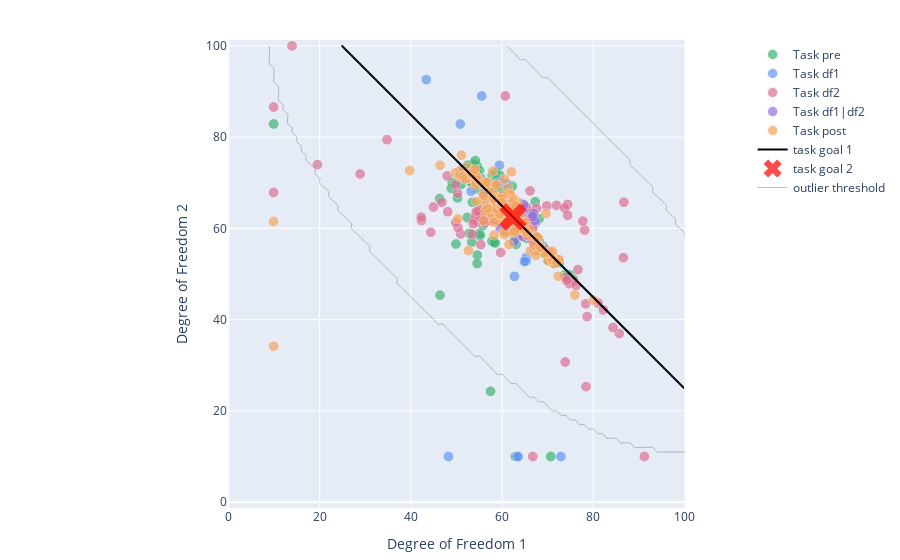

Notebook source saved alongside this figure:
### Markdown cell above
# Plot Pilot Data Set

### Code cell
fig_trials_scatter = plot.generate_trials_figure(df, contour_data=z)
fig_trials_scatter.show()

### Figure 1 — Plotly figure (JSON) as saved in the notebook; plotly's stock layout.template omitted (floating-point values rounded to 4 significant figures; data arrays with more than 128 entries replaced by an {"elided": "..."} marker saying what was removed)
{"data": [{"hoverinfo": "text", "marker": {"color": "mediumseagreen", "line": {"color": "white", "width": 0.5}, "size": 10}, "mode": "markers", "name": "Task pre", "opacity": 0.7, "text": {"elided": "199 str values"}, "type": "scattergl", "x": {"elided": "199 float values"}, "y": {"elided": "199 float values"}}, {"hoverinfo": "text", "marker": {"color": "cornflowerblue", "line": {"color": "white", "width": 0.5}, "size": 10}, "mode": "markers", "name": "Task df1", "opacity": 0.7, "text": ["df1=69.49<br />df2=55.51<br />Sum=125.00<br />Participant 0<br />Session 1<br />Block df1<br />Trial 3", "df1=60.26<br />df2=70.00<br />Sum=130.26<br />Participant 0<br />Session 1<br />Block df1<br />Trial 4", "df1=64.10<br />df2=65.48<br />Sum=129.59<br />Participant 0<br />Session 1<br />Block df1<br />Trial 5", "df1=62.69<br />df2=59.49<br />Sum=122.18<br />Participant 0<br />Session 1<br />Block df1<br />Trial 6", "df1=65.38<br />df2=53.59<br />Sum=118.97<br />Participant 0<br />Session 1<br />Block df1<br />Trial 7", "df1=61.67<br />df2=61.69<br />Sum=123.36<br />Participant 0<br />Session 1<br />Block df1<br />Trial 8", "df1=60.26<br />df2=63.85<br />Sum=124.10<br />Participant 0<br />Session 1<br />Block df1<br />Trial 9", "df1=60.51<br />df2=66.92<br />Sum=127.44<br />Participant 0<br />Session 1<br />Block df1<br />Trial 10", "df1=61.16<br />df2=69.78<br />Sum=130.95<br />Participant 0<br />Session 1<br />Block df1<br />Trial 11", "df1=53.33<br />df2=68.15<br />Sum=121.49<br />Participant 0<br />Session 1<br />Block df1<br />Trial 12", "df1=56.30<br />df2=69.23<br />Sum=125.53<br />Participant 0<br />Session 1<br />Block df1<br />Trial 13", "df1=63.68<br />df2=60.32<br />Sum=124.00<br />Participant 0<br />Session 1<br />Block df1<br />Trial 15", "df1=65.38<br />df2=52.82<br />Sum=118.21<br />Participant 0<br />Session 1<br />Block df1<br />Trial 16", "df1=52.05<br />df2=70.77<br />Sum=122.82<br />Participant 0<br />Session 1<br />Block df1<br />Trial 17", "df1=60.77<br />df2=61.28<br />Sum=122.05<br />Participant 0<br />Session 1<br />Block df1<br />Trial 18", "df1=55.90<br />df2=67.69<br />Sum=123.59<br />Participant 0<br />Session 1<br />Block df1<br />Trial 19", "df1=62.82<br />df2=49.49<br />Sum=112.31<br />Participant 0<br />Session 1<br />Block df1<br />Trial 20", "df1=59.23<br />df2=70.00<br />Sum=129.23<br />Participant 0<br />Session 1<br />Block df1<br />Trial 21", "df1=51.54<br />df2=72.83<br />Sum=124.36<br />Participant 0<br />Session 1<br />Block df1<br />Trial 22", "df1=64.99<br />df2=52.75<br />Sum=117.74<br />Participant 0<br />Session 1<br />Block df1<br />Trial 23", "df1=61.03<br />df2=64.87<br />Sum=125.90<br />Participant 0<br />Session 1<br />Block df1<br />Trial 24", "df1=43.48<br />df2=92.61<br />Sum=136.09<br />Participant 5<br />Session 1<br />Block df1<br />Trial 0", "df1=55.63<br />df2=89.03<br />Sum=144.66<br />Participant 5<br />Session 1<br />Block df1<br />Trial 1", "df1=50.94<br />df2=82.86<br />Sum=133.80<br />Participant 5<br />Session 1<br />Block df1<br />Trial 2", "df1=59.51<br />df2=73.83<br />Sum=133.33<br />Participant 5<br />Session 1<br />Block df1<br />Trial 3", "df1=67.14<br />df2=55.75<br />Sum=122.89<br />Participant 5<br />Session 1<br />Block df1<br />Trial 4", "df1=67.49<br />df2=61.27<br />Sum=128.76<br />Participant 5<br />Session 1<br />Block df1<br />Trial 5", "df1=63.38<br />df2=10.00<br />Sum=73.38<br />Participant 5<br />Session 1<br />Block df1<br />Trial 9", "df1=73.00<br />df2=10.00<br />Sum=83.00<br />Participant 5<br />Session 1<br />Block df1<br />Trial 19", "df1=63.62<br />df2=10.00<br />Sum=73.62<br />Participant 5<br />Session 1<br />Block df1<br />Trial 20", "df1=48.34<br />df2=10.00<br />Sum=58.34<br />Participant 5<br />Session 1<br />Block df1<br />Trial 21", "df1=61.50<br />df2=61.38<br />Sum=122.89<br />Participant 5<br />Session 1<br />Block df1<br />Trial 23"], "type": "scattergl", "x": [69.49, 60.26, 64.1, 62.69, 65.38, 61.67, 60.26, 60.51, 61.16, 53.33, 56.3, 63.68, 65.38, 52.05, 60.77, 55.9, 62.82, 59.23, 51.54, 64.99, 61.03, 43.48, 55.63, 50.94, 59.51, 67.14, 67.49, 63.38, 73.0, 63.62, 48.34, 61.5], "y": [55.51, 70, 65.48, 59.49, 53.59, 61.69, 63.85, 66.92, 69.78, 68.15, 69.23, 60.32, 52.82, 70.77, 61.28, 67.69, 49.49, 70, 72.83, 52.75, 64.87, 92.61, 89.03, 82.86, 73.83, 55.75, 61.27, 10, 10, 10, 10, 61.38]}, {"hoverinfo": "text", "marker": {"color": "palevioletred", "line": {"color": "white", "width": 0.5}, "size": 10}, "mode": "markers", "name": "Task df2", "opacity": 0.7, "text": ["df1=59.18<br />df2=62.22<br />Sum=121.40<br />Participant 1<br />Session 1<br />Block df2<br />Trial 0", "df1=59.31<br />df2=61.60<br />Sum=120.91<br />Participant 1<br />Session 1<br />Block df2<br />Trial 1", "df1=61.87<br />df2=63.80<br />Sum=125.67<br />Participant 1<br />Session 1<br />Block df2<br />Trial 2", "df1=56.32<br />df2=61.69<br />Sum=118.01<br />Participant 1<br />Session 1<br />Block df2<br />Trial 3", "df1=55.40<br />df2=62.39<br />Sum=117.80<br />Participant 1<br />Session 1<br />Block df2<br />Trial 4", "df1=54.66<br />df2=61.43<br />Sum=116.09<br />Participant 1<br />Session 1<br />Block df2<br />Trial 5", "df1=58.00<br />df2=64.15<br />Sum=122.15<br />Participant 1<br />Session 1<br />Block df2<br />Trial 6", "df1=51.00<br />df2=58.77<br />Sum=109.78<br />Participant 1<br />Session 1<br />Block df2<br />Trial 7", "df1=58.70<br />df2=63.45<br />Sum=122.15<br />Participant 1<br />Session 1<br />Block df2<br />Trial 8", "df1=53.96<br />df2=61.89<br />Sum=115.84<br />Participant 1<br />Session 1<br />Block df2<br />Trial 9", "df1=60.46<br />df2=63.27<br />Sum=123.73<br />Participant 1<br />Session 1<br />Block df2<br />Trial 10", "df1=54.34<br />df2=62.92<br />Sum=117.26<br />Participant 1<br />Session 1<br />Block df2<br />Trial 11", "df1=57.56<br />df2=61.69<br />Sum=119.25<br />Participant 1<br />Session 1<br />Block df2<br />Trial 12", "df1=58.09<br />df2=62.57<br />Sum=120.67<br />Participant 1<br />Session 1<br />Block df2<br />Trial 13", "df1=53.57<br />df2=58.70<br />Sum=112.27<br />Participant 1<br />Session 1<br />Block df2<br />Trial 14", "df1=59.19<br />df2=63.63<br />Sum=122.81<br />Participant 1<br />Session 1<br />Block df2<br />Trial 15", "df1=60.55<br />df2=61.78<br />Sum=122.33<br />Participant 1<br />Session 1<br />Block df2<br />Trial 16", "df1=58.53<br />df2=62.92<br />Sum=121.45<br />Participant 1<br />Session 1<br />Block df2<br />Trial 17", "df1=66.70<br />df2=63.27<br />Sum=129.98<br />Participant 1<br />Session 1<br />Block df2<br />Trial 19", "df1=55.89<br />df2=61.53<br />Sum=117.42<br />Participant 1<br />Session 1<br />Block df2<br />Trial 20", "df1=57.12<br />df2=63.45<br />Sum=120.57<br />Participant 1<br />Session 1<br />Block df2<br />Trial 21", "df1=55.43<br />df2=56.45<br />Sum=111.88<br />Participant 1<br />Session 1<br />Block df2<br />Trial 22", "df1=53.78<br />df2=61.03<br />Sum=114.81<br />Participant 1<br />Session 1<br />Block df2<br />Trial 23", "df1=55.36<br />df2=62.57<br />Sum=117.93<br />Participant 1<br />Session 1<br />Block df2<br />Trial 24", "df1=45.05<br />df2=64.67<br />Sum=109.72<br />Participant 2<br />Session 1<br />Block df2<br />Trial 0", "df1=44.47<br />df2=59.14<br />Sum=103.61<br />Participant 2<br />Session 1<br />Block df2<br />Trial 1", "df1=42.44<br />df2=61.74<br />Sum=104.18<br />Participant 2<br />Session 1<br />Block df2<br />Trial 2", "df1=60.50<br />df2=60.84<br />Sum=121.33<br />Participant 2<br />Session 1<br />Block df2<br />Trial 3", "df1=60.61<br />df2=63.54<br />Sum=124.15<br />Participant 2<br />Session 1<br />Block df2<br />Trial 4", "df1=66.84<br />df2=10.00<br />Sum=76.84<br />Participant 2<br />Session 1<br />Block df2<br />Trial 5", "df1=57.67<br />df2=63.20<br />Sum=120.88<br />Participant 2<br />Session 1<br />Block df2<br />Trial 6", "df1=55.87<br />df2=64.44<br />Sum=120.31<br />Participant 2<br />Session 1<br />Block df2<br />Trial 7", "df1=57.02<br />df2=63.54<br />Sum=120.56<br />Participant 2<br />Session 1<br />Block df2<br />Trial 8", "df1=61.17<br />df2=63.43<br />Sum=124.60<br />Participant 2<br />Session 1<br />Block df2<br />Trial 9", "df1=57.67<br />df2=63.32<br />Sum=120.99<br />Participant 2<br />Session 1<br />Block df2<br />Trial 10", "df1=56.32<br />df2=61.28<br />Sum=117.61<br />Participant 2<br />Session 1<br />Block df2<br />Trial 11", "df1=56.78<br />df2=62.81<br />Sum=119.59<br />Participant 2<br />Session 1<br />Block df2<br />Trial 12", "df1=78.51<br />df2=25.31<br />Sum=103.83<br />Participant 2<br />Session 1<br />Block df2<br />Trial 13", "df1=66.81<br />df2=60.49<br />Sum=127.30<br />Participant 2<br />Session 1<br />Block df2<br />Trial 14", "df1=64.61<br />df2=62.58<br />Sum=127.19<br />Participant 2<br />Session 1<br />Block df2<br />Trial 15", "df1=58.63<br />df2=63.20<br />Sum=121.83<br />Participant 2<br />Session 1<br />Block df2<br />Trial 16", "df1=60.72<br />df2=62.41<br />Sum=123.13<br />Participant 2<br />Session 1<br />Block df2<br />Trial 17", "df1=59.93<br />df2=62.64<br />Sum=122.57<br />Participant 2<br />Session 1<br />Block df2<br />Trial 18", "df1=60.32<br />df2=62.31<br />Sum=122.63<br />Participant 2<br />Session 1<br />Block df2<br />Trial 19", "df1=58.52<br />df2=61.97<br />Sum=120.49<br />Participant 2<br />Session 1<br />Block df2<br />Trial 20", "df1=91.30<br />df2=10.00<br />Sum=101.30<br />Participant 2<br />Session 1<br />Block df2<br />Trial 21", "df1=63.48<br />df2=61.62<br />Sum=125.11<br />Participant 2<br />Session 1<br />Block df2<br />Trial 22", "df1=62.96<br />df2=61.61<br />Sum=124.57<br />Participant 2<br />Session 1<br />Block df2<br />Trial 23", "df1=73.94<br />df2=30.71<br />Sum=104.65<br />Participant 2<br />Session 1<br />Block df2<br />Trial 24", "df1=46.89<br />df2=65.73<br />Sum=112.62<br />Participant 3<br />Session 1<br />Block df2<br />Trial 0", "df1=28.97<br />df2=71.92<br />Sum=100.89<br />Participant 3<br />Session 1<br />Block df2<br />Trial 1", "df1=60.79<br />df2=89.02<br />Sum=149.82<br />Participant 3<br />Session 1<br />Block df2<br />Trial 2", "df1=48.08<br />df2=71.50<br />Sum=119.58<br />Participant 3<br />Session 1<br />Block df2<br />Trial 3", "df1=34.87<br />df2=79.43<br />Sum=114.29<br />Participant 3<br />Session 1<br />Block df2<br />Trial 4", "df1=19.62<br />df2=73.95<br />Sum=93.57<br />Participant 3<br />Session 1<br />Block df2<br />Trial 5", "df1=66.56<br />df2=57.55<br />Sum=124.11<br />Participant 3<br />Session 1<br />Block df2<br />Trial 6", "df1=48.17<br />df2=63.63<br />Sum=111.81<br />Participant 3<br />Session 1<br />Block df2<br />Trial 7", "df1=50.34<br />df2=67.70<br />Sum=118.04<br />Participant 3<br />Session 1<br />Block df2<br />Trial 8", "df1=49.94<br />df2=69.61<br />Sum=119.55<br />Participant 3<br />Session 1<br />Block df2<br />Trial 9", "df1=78.44<br />df2=43.47<br />Sum=121.92<br />Participant 3<br />Session 1<br />Block df2<br />Trial 10", "df1=42.38<br />df2=62.44<br />Sum=104.82<br />Participant 3<br />Session 1<br />Block df2<br />Trial 11", "df1=54.43<br />df2=63.65<br />Sum=118.07<br />Participant 3<br />Session 1<br />Block df2<br />Trial 12", "df1=64.73<br />df2=64.68<br />Sum=129.41<br />Participant 3<br />Session 1<br />Block df2<br />Trial 13", "df1=50.44<br />df2=60.18<br />Sum=110.62<br />Participant 3<br />Session 1<br />Block df2<br />Trial 14", "df1=59.87<br />df2=62.37<br />Sum=122.24<br />Participant 3<br />Session 1<br />Block df2<br />Trial 15", "df1=59.79<br />df2=54.71<br />Sum=114.50<br />Participant 3<br />Session 1<br />Block df2<br />Trial 16", "df1=59.96<br />df2=62.87<br />Sum=122.84<br />Participant 3<br />Session 1<br />Block df2<br />Trial 17", "df1=74.48<br />df2=65.26<br />Sum=139.74<br />Participant 3<br />Session 1<br />Block df2<br />Trial 18", "df1=49.94<br />df2=61.35<br />Sum=111.29<br />Participant 3<br />Session 1<br />Block df2<br />Trial 19", "df1=64.89<br />df2=61.39<br />Sum=126.27<br />Participant 3<br />Session 1<br />Block df2<br />Trial 20", "df1=63.65<br />df2=59.72<br />Sum=123.37<br />Participant 3<br />Session 1<br />Block df2<br />Trial 21", "df1=58.60<br />df2=63.31<br />Sum=121.91<br />Participant 3<br />Session 1<br />Block df2<br />Trial 22", "df1=57.49<br />df2=66.12<br />Sum=123.61<br />Participant 3<br />Session 1<br />Block df2<br />Trial 23", "df1=64.45<br />df2=64.79<br />Sum=129.24<br />Participant 3<br />Session 1<br />Block df2<br />Trial 24", "df1=60.27<br />df2=66.17<br />Sum=126.44<br />Participant 4<br />Session 1<br />Block df2<br />Trial 0", "df1=60.16<br />df2=64.92<br />Sum=125.08<br />Participant 4<br />Session 1<br />Block df2<br />Trial 1", "df1=57.80<br />df2=62.99<br />Sum=120.80<br />Participant 4<br />Session 1<br />Block df2<br />Trial 2", "df1=60.95<br />df2=65.03<br />Sum=125.98<br />Participant 4<br />Session 1<br />Block df2<br />Trial 3", "df1=59.70<br />df2=66.06<br />Sum=125.76<br />Participant 4<br />Session 1<br />Block df2<br />Trial 4", "df1=65.37<br />df2=62.54<br />Sum=127.91<br />Participant 4<br />Session 1<br />Block df2<br />Trial 5", "df1=65.41<br />df2=64.62<br />Sum=130.03<br />Participant 4<br />Session 1<br />Block df2<br />Trial 6", "df1=65.03<br />df2=63.67<br />Sum=128.71<br />Participant 4<br />Session 1<br />Block df2<br />Trial 7", "df1=63.94<br />df2=58.49<br />Sum=122.42<br />Participant 4<br />Session 1<br />Block df2<br />Trial 8", "df1=69.91<br />df2=64.92<br />Sum=134.83<br />Participant 4<br />Session 1<br />Block df2<br />Trial 9", "df1=65.64<br />df2=62.42<br />Sum=128.06<br />Participant 4<br />Session 1<br />Block df2<br />Trial 10", "df1=10.00<br />df2=67.87<br />Sum=77.87<br />Participant 4<br />Session 1<br />Block df2<br />Trial 11", "df1=10.00<br />df2=86.59<br />Sum=96.59<br />Participant 4<br />Session 1<br />Block df2<br />Trial 12", "df1=86.71<br />df2=53.57<br />Sum=140.28<br />Participant 4<br />Session 1<br />Block df2<br />Trial 13", "df1=72.07<br />df2=65.03<br />Sum=137.10<br />Participant 4<br />Session 1<br />Block df2<br />Trial 14", "df1=78.76<br />df2=40.67<br />Sum=119.44<br />Participant 4<br />Session 1<br />Block df2<br />Trial 15", "df1=73.85<br />df2=64.47<br />Sum=138.32<br />Participant 4<br />Session 1<br />Block df2<br />Trial 16", "df1=54.82<br />df2=63.83<br />Sum=118.65<br />Participant 4<br />Session 1<br />Block df2<br />Trial 17", "df1=66.23<br />df2=68.21<br />Sum=134.44<br />Participant 4<br />Session 1<br />Block df2<br />Trial 18", "df1=78.20<br />df2=59.62<br />Sum=137.82<br />Participant 4<br />Session 1<br />Block df2<br />Trial 19", "df1=77.82<br />df2=61.59<br />Sum=139.41<br />Participant 4<br />Session 1<br />Block df2<br />Trial 20", "df1=74.49<br />df2=62.85<br />Sum=137.34<br />Participant 4<br />Session 1<br />Block df2<br />Trial 22", "df1=86.82<br />df2=65.74<br />Sum=152.56<br />Participant 4<br />Session 1<br />Block df2<br />Trial 23", "df1=67.64<br />df2=64.40<br />Sum=132.04<br />Participant 4<br />Session 1<br />Block df2<br />Trial 24", "df1=85.80<br />df2=36.95<br />Sum=122.76<br />Participant 6<br />Session 1<br />Block df2<br />Trial 0", "df1=66.83<br />df2=60.00<br />Sum=126.83<br />Participant 6<br />Session 1<br />Block df2<br />Trial 1", "df1=81.15<br />df2=43.65<br />Sum=124.81<br />Participant 6<br />Session 1<br />Block df2<br />Trial 2", "df1=75.77<br />df2=48.46<br />Sum=124.23<br />Participant 6<br />Session 1<br />Block df2<br />Trial 3", "df1=74.81<br />df2=47.88<br />Sum=122.69<br />Participant 6<br />Session 1<br />Block df2<br />Trial 4", "df1=76.35<br />df2=47.50<br />Sum=123.85<br />Participant 6<br />Session 1<br />Block df2<br />Trial 5", "df1=74.04<br />df2=49.23<br />Sum=123.27<br />Participant 6<br />Session 1<br />Block df2<br />Trial 6", "df1=74.23<br />df2=48.65<br />Sum=122.88<br />Participant 6<br />Session 1<br />Block df2<br />Trial 7", "df1=84.42<br />df2=38.27<br />Sum=122.69<br />Participant 6<br />Session 1<br />Block df2<br />Trial 8", "df1=82.31<br />df2=42.12<br />Sum=124.42<br />Participant 6<br />Session 1<br />Block df2<br />Trial 9", "df1=71.35<br />df2=53.65<br />Sum=125.00<br />Participant 6<br />Session 1<br />Block df2<br />Trial 10", "df1=70.58<br />df2=53.46<br />Sum=124.04<br />Participant 6<br />Session 1<br />Block df2<br />Trial 11", "df1=76.73<br />df2=50.96<br />Sum=127.69<br />Participant 6<br />Session 1<br />Block df2<br />Trial 13", "df1=14.04<br />df2=100.00<br />Sum=114.04<br />Participant 6<br />Session 1<br />Block df2<br />Trial 14", "df1=67.31<br />df2=57.12<br />Sum=124.42<br />Participant 6<br />Session 1<br />Block df2<br />Trial 15", "df1=63.85<br />df2=61.35<br />Sum=125.19<br />Participant 6<br />Session 1<br />Block df2<br />Trial 16", "df1=66.92<br />df2=57.12<br />Sum=124.04<br />Participant 6<br />Session 1<br />Block df2<br />Trial 17", "df1=64.42<br />df2=59.62<br />Sum=124.04<br />Participant 6<br />Session 1<br />Block df2<br />Trial 18", "df1=64.42<br />df2=58.46<br />Sum=122.88<br />Participant 6<br />Session 1<br />Block df2<br />Trial 19", "df1=62.69<br />df2=61.15<br />Sum=123.85<br />Participant 6<br />Session 1<br />Block df2<br />Trial 20", "df1=67.88<br />df2=56.73<br />Sum=124.62<br />Participant 6<br />Session 1<br />Block df2<br />Trial 21", "df1=69.41<br />df2=55.38<br />Sum=124.79<br />Participant 6<br />Session 1<br />Block df2<br />Trial 22", "df1=70.58<br />df2=54.23<br />Sum=124.81<br />Participant 6<br />Session 1<br />Block df2<br />Trial 23", "df1=70.58<br />df2=54.81<br />Sum=125.38<br />Participant 6<br />Session 1<br />Block df2<br />Trial 24"], "type": "scattergl", "x": [59.18, 59.31, 61.87, 56.32, 55.4, 54.66, 58.0, 51.0, 58.7, 53.96, 60.46, 54.34, 57.56, 58.09, 53.57, 59.19, 60.55, 58.53, 66.7, 55.89, 57.12, 55.43, 53.78, 55.36, 45.05, 44.47, 42.44, 60.5, 60.61, 66.84, 57.67, 55.87, 57.02, 61.17, 57.67, 56.32, 56.78, 78.51, 66.81, 64.61, 58.63, 60.72, 59.93, 60.32, 58.52, 91.3, 63.48, 62.96, 73.94, 46.89, 28.97, 60.79, 48.08, 34.87, 19.62, 66.56, 48.17, 50.34, 49.94, 78.44, 42.38, 54.43, 64.73, 50.44, 59.87, 59.79, 59.96, 74.48, 49.94, 64.89, 63.65, 58.6, 57.49, 64.45, 60.27, 60.16, 57.8, 60.95, 59.7, 65.37, 65.41, 65.03, 63.94, 69.91, 65.64, 10, 10, 86.71, 72.07, 78.76, 73.85, 54.82, 66.23, 78.2, 77.82, 74.49, 86.82, 67.64, 85.8, 66.83, 81.15, 75.77, 74.81, 76.35, 74.04, 74.23, 84.42, 82.31, 71.35, 70.58, 76.73, 14.04, 67.31, 63.85, 66.92, 64.42, 64.42, 62.69, 67.88, 69.41, 70.58, 70.58], "y": [62.22, 61.6, 63.8, 61.69, 62.39, 61.43, 64.15, 58.77, 63.45, 61.89, 63.27, 62.92, 61.69, 62.57, 58.7, 63.63, 61.78, 62.92, 63.27, 61.53, 63.45, 56.45, 61.03, 62.57, 64.67, 59.14, 61.74, 60.84, 63.54, 10, 63.2, 64.44, 63.54, 63.43, 63.32, 61.28, 62.81, 25.31, 60.49, 62.58, 63.2, 62.41, 62.64, 62.31, 61.97, 10, 61.62, 61.61, 30.71, 65.73, 71.92, 89.02, 71.5, 79.43, 73.95, 57.55, 63.63, 67.7, 69.61, 43.47, 62.44, 63.65, 64.68, 60.18, 62.37, 54.71, 62.87, 65.26, 61.35, 61.39, 59.72, 63.31, 66.12, 64.79, 66.17, 64.92, 62.99, 65.03, 66.06, 62.54, 64.62, 63.67, 58.49, 64.92, 62.42, 67.87, 86.59, 53.57, 65.03, 40.67, 64.47, 63.83, 68.21, 59.62, 61.59, 62.85, 65.74, 64.4, 36.95, 60, 43.65, 48.46, 47.88, 47.5, 49.23, 48.65, 38.27, 42.12, 53.65, 53.46, 50.96, 100, 57.12, 61.35, 57.12, 59.62, 58.46, 61.15, 56.73, 55.38, 54.23, 54.81]}, {"hoverinfo": "text", "marker": {"color": "mediumpurple", "line": {"color": "white", "width": 0.5}, "size": 10}, "mode": "markers", "name": "Task df1|df2", "opacity": 0.7, "text": ["df1=62.75<br />df2=57.12<br />Sum=119.87<br />Participant 7<br />Session 1<br />Block df1|df2<br />Trial 0", "df1=63.36<br />df2=59.05<br />Sum=122.41<br />Participant 7<br />Session 1<br />Block df1|df2<br />Trial 1", "df1=67.32<br />df2=61.68<br />Sum=129.00<br />Participant 7<br />Session 1<br />Block df1|df2<br />Trial 2", "df1=64.68<br />df2=63.45<br />Sum=128.13<br />Participant 7<br />Session 1<br />Block df1|df2<br />Trial 3", "df1=59.76<br />df2=59.93<br />Sum=119.69<br />Participant 7<br />Session 1<br />Block df1|df2<br />Trial 4", "df1=61.33<br />df2=62.75<br />Sum=124.08<br />Participant 7<br />Session 1<br />Block df1|df2<br />Trial 5", "df1=64.51<br />df2=60.81<br />Sum=125.32<br />Participant 7<br />Session 1<br />Block df1|df2<br />Trial 6", "df1=64.59<br />df2=60.64<br />Sum=125.23<br />Participant 7<br />Session 1<br />Block df1|df2<br />Trial 7", "df1=60.79<br />df2=60.45<br />Sum=121.24<br />Participant 7<br />Session 1<br />Block df1|df2<br />Trial 8", "df1=62.83<br />df2=59.41<br />Sum=122.24<br />Participant 7<br />Session 1<br />Block df1|df2<br />Trial 9", "df1=62.39<br />df2=60.72<br />Sum=123.12<br />Participant 7<br />Session 1<br />Block df1|df2<br />Trial 10", "df1=61.87<br />df2=60.72<br />Sum=122.59<br />Participant 7<br />Session 1<br />Block df1|df2<br />Trial 11", "df1=64.75<br />df2=58.18<br />Sum=122.92<br />Participant 7<br />Session 1<br />Block df1|df2<br />Trial 12", "df1=66.97<br />df2=63.27<br />Sum=130.24<br />Participant 7<br />Session 1<br />Block df1|df2<br />Trial 13", "df1=62.75<br />df2=63.28<br />Sum=126.02<br />Participant 7<br />Session 1<br />Block df1|df2<br />Trial 14", "df1=61.69<br />df2=59.49<br />Sum=121.18<br />Participant 7<br />Session 1<br />Block df1|df2<br />Trial 15", "df1=63.98<br />df2=61.16<br />Sum=125.14<br />Participant 7<br />Session 1<br />Block df1|df2<br />Trial 16", "df1=62.39<br />df2=61.52<br />Sum=123.92<br />Participant 7<br />Session 1<br />Block df1|df2<br />Trial 17", "df1=64.50<br />df2=62.76<br />Sum=127.26<br />Participant 7<br />Session 1<br />Block df1|df2<br />Trial 18", "df1=61.87<br />df2=63.10<br />Sum=124.97<br />Participant 7<br />Session 1<br />Block df1|df2<br />Trial 19", "df1=61.52<br />df2=63.62<br />Sum=125.13<br />Participant 7<br />Session 1<br />Block df1|df2<br />Trial 20", "df1=64.33<br />df2=63.10<br />Sum=127.43<br />Participant 7<br />Session 1<br />Block df1|df2<br />Trial 21", "df1=62.40<br />df2=64.15<br />Sum=126.55<br />Participant 7<br />Session 1<br />Block df1|df2<br />Trial 22", "df1=62.83<br />df2=65.21<br />Sum=128.04<br />Participant 7<br />Session 1<br />Block df1|df2<br />Trial 23", "df1=63.45<br />df2=63.27<br />Sum=126.72<br />Participant 7<br />Session 1<br />Block df1|df2<br />Trial 24", "df1=63.63<br />df2=63.98<br />Sum=127.60<br />Participant 7<br />Session 1<br />Block df1|df2<br />Trial 25", "df1=64.86<br />df2=65.21<br />Sum=130.06<br />Participant 7<br />Session 1<br />Block df1|df2<br />Trial 26", "df1=62.04<br />df2=65.91<br />Sum=127.95<br />Participant 7<br />Session 1<br />Block df1|df2<br />Trial 27", "df1=66.79<br />df2=62.57<br />Sum=129.36<br />Participant 7<br />Session 1<br />Block df1|df2<br />Trial 28", "df1=62.04<br />df2=62.05<br />Sum=124.09<br />Participant 7<br />Session 1<br />Block df1|df2<br />Trial 29"], "type": "scattergl", "x": [62.75, 63.36, 67.32, 64.68, 59.76, 61.33, 64.51, 64.59, 60.79, 62.83, 62.39, 61.87, 64.75, 66.97, 62.75, 61.69, 63.98, 62.39, 64.5, 61.87, 61.52, 64.33, 62.4, 62.83, 63.45, 63.63, 64.86, 62.04, 66.79, 62.04], "y": [57.12, 59.05, 61.68, 63.45, 59.93, 62.75, 60.81, 60.64, 60.45, 59.41, 60.72, 60.72, 58.18, 63.27, 63.28, 59.49, 61.16, 61.52, 62.76, 63.1, 63.62, 63.1, 64.15, 65.21, 63.27, 63.98, 65.21, 65.91, 62.57, 62.05]}, {"hoverinfo": "text", "marker": {"color": "sandybrown", "line": {"color": "white", "width": 0.5}, "size": 10}, "mode": "markers", "name": "Task post", "opacity": 0.7, "text": {"elided": "187 str values"}, "type": "scattergl", "x": {"elided": "187 float values"}, "y": {"elided": "187 float values"}}, {"hovertemplate": "df1+df2=125", "marker": {"color": "black"}, "mode": "lines", "name": "task goal 1", "type": "scattergl", "x": [25, 100], "y": [100, 25]}, {"hoverinfo": "text", "marker": {"color": "red", "size": 25, "symbol": "x"}, "mode": "markers", "name": "task goal 2", "opacity": 0.7, "text": ["task goal 2 (df1=df2)"], "type": "scattergl", "x": [62.5], "y": [62.5]}, {"contours": {"operation": "=", "showlines": false, "type": "constraint", "value": -1}, "hoverinfo": "skip", "line": {"color": "black", "width": 1}, "name": "outlier threshold", "opacity": 0.25, "showlegend": true, "showscale": false, "type": "contour", "z": {"elided": "101x101 int values"}}], "layout": {"hovermode": "closest", "legend": {"orientation": "v", "xanchor": "right", "yanchor": "top"}, "margin": {"b": 40, "l": 40, "r": 10, "t": 40}, "xaxis": {"constrain": "domain", "hoverformat": ".2f", "range": [0, 100], "title": {"text": "Degree of Freedom 1"}}, "yaxis": {"hoverformat": ".2f", "range": [0, 100], "scaleanchor": "x", "scaleratio": 1, "title": {"text": "Degree of Freedom 2"}}}}
